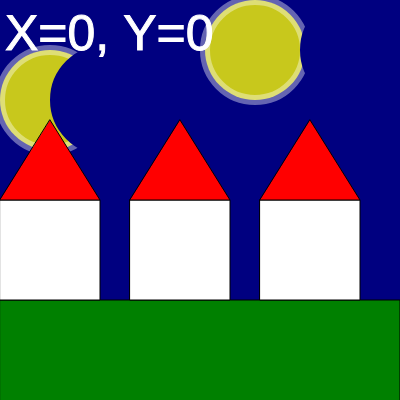
Frame 1 (no input)
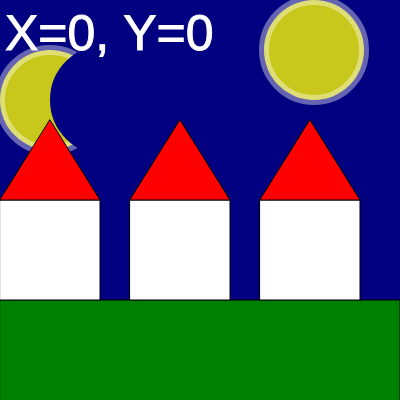
Frame 60 (no input)
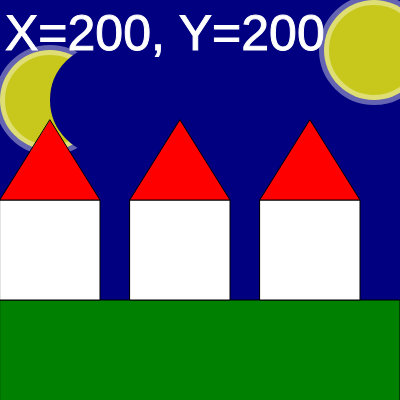
Frame 120 (the mouse pressed at the canvas centre since frame 60)

The p5.js sketch that drew these frames (run headless with seeded random() and noise() and a simulated clock; from frame 60 on, the mouse is pressed at the canvas centre):

// p5.js sketch
// ── sketch.js
let canvasXMax=400, canvasYMax=400;
let moonXpos=255;
let moonYpos=50;
let phase=50
let diametro =100
function setup() {
  createCanvas(canvasXMax, canvasYMax);
}
function draw() {
  background("navy");
  //moon
  colorMode(RGB);
  drawingMoon (moonXpos,moonYpos, diametro, phase);
  drawingMoon (50,100,100,5);
  
  stroke(0);//black outline
  strokeWeight(1);//outline thickness
  fill("green");
  let y = 300;
  rect(0, y, canvasXMax, y);
  stroke(0);//black outline
  strokeWeight(1);//outline thickness
  let x_casa =0;
  let house_height = 100, house_width=100;
  for(let numero_case=0; numero_case<3; numero_case++){
    fill("white");
    rect(x_casa, y-house_height , house_width, house_height);
    fill("red");
    let roof_height=80;
    triangle(x_casa, y-house_height , x_casa+house_width, y-house_height, x_casa+(house_width/2), y-house_height-roof_height);
    x_casa += house_width+30;
  }
  //displays the x and y position of the mouse on the canvas
  stroke("white");
  strokeWeight(1);
  fill(255);//white text
  textSize(50)
  text(`X=${mouseX}, Y=${mouseY}`, 5, 50);
  moonXpos=(moonXpos+1) % canvasXMax;
  phase =phase+0.2;
  if (phase> diametro){
    phase =-diametro
  }
}

function drawingMoon (xMoon,yMoon,dMoon,phase) {
  //codice per luna
  push ();
  fill(255, 255, 0, 200);
  stroke(255, 255, 255, 100)
  strokeWeight(10); //large outline
  circle(xMoon, yMoon, dMoon)
 
  //overlappin circle
  translate (phase,0);
  stroke("navy");
  fill("navy");
  circle(xMoon+50, yMoon, dMoon);
  pop ()
}
